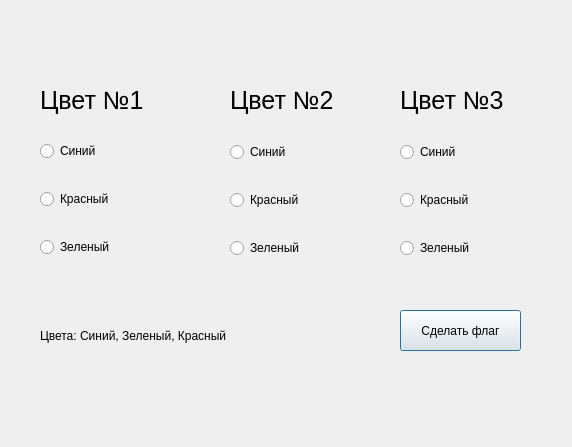
<?xml version="1.0" encoding="UTF-8"?>
<ui version="4.0">
 <class>Dialog</class>
 <widget class="QDialog" name="Dialog">
  <property name="geometry">
   <rect>
    <x>0</x>
    <y>0</y>
    <width>572</width>
    <height>447</height>
   </rect>
  </property>
  <property name="windowTitle">
   <string>Dialog</string>
  </property>
  <widget class="QLabel" name="label">
   <property name="geometry">
    <rect>
     <x>40</x>
     <y>80</y>
     <width>111</width>
     <height>41</height>
    </rect>
   </property>
   <property name="styleSheet">
    <string notr="true">font-size: 25px;</string>
   </property>
   <property name="text">
    <string>Цвет №1</string>
   </property>
  </widget>
  <widget class="QLabel" name="label_2">
   <property name="geometry">
    <rect>
     <x>230</x>
     <y>80</y>
     <width>111</width>
     <height>41</height>
    </rect>
   </property>
   <property name="styleSheet">
    <string notr="true">font-size: 25px;</string>
   </property>
   <property name="text">
    <string>Цвет №2</string>
   </property>
  </widget>
  <widget class="QLabel" name="label_3">
   <property name="geometry">
    <rect>
     <x>400</x>
     <y>80</y>
     <width>111</width>
     <height>41</height>
    </rect>
   </property>
   <property name="styleSheet">
    <string notr="true">font-size: 25px;</string>
   </property>
   <property name="text">
    <string>Цвет №3</string>
   </property>
  </widget>
  <widget class="QWidget" name="verticalLayoutWidget">
   <property name="geometry">
    <rect>
     <x>230</x>
     <y>120</y>
     <width>111</width>
     <height>161</height>
    </rect>
   </property>
   <layout class="QVBoxLayout" name="verticalLayout">
    <item>
     <widget class="QRadioButton" name="radioButton_5">
      <property name="text">
       <string>Синий</string>
      </property>
     </widget>
    </item>
    <item>
     <widget class="QRadioButton" name="radioButton_6">
      <property name="text">
       <string>Красный</string>
      </property>
     </widget>
    </item>
    <item>
     <widget class="QRadioButton" name="radioButton_4">
      <property name="text">
       <string>Зеленый</string>
      </property>
     </widget>
    </item>
   </layout>
  </widget>
  <widget class="QWidget" name="verticalLayoutWidget_2">
   <property name="geometry">
    <rect>
     <x>400</x>
     <y>120</y>
     <width>101</width>
     <height>161</height>
    </rect>
   </property>
   <layout class="QVBoxLayout" name="verticalLayout_2">
    <item>
     <widget class="QRadioButton" name="radioButton_9">
      <property name="text">
       <string>Синий</string>
      </property>
     </widget>
    </item>
    <item>
     <widget class="QRadioButton" name="radioButton_8">
      <property name="text">
       <string>Красный</string>
      </property>
     </widget>
    </item>
    <item>
     <widget class="QRadioButton" name="radioButton_7">
      <property name="text">
       <string>Зеленый</string>
      </property>
     </widget>
    </item>
   </layout>
  </widget>
  <widget class="QWidget" name="verticalLayoutWidget_3">
   <property name="geometry">
    <rect>
     <x>40</x>
     <y>119</y>
     <width>101</width>
     <height>161</height>
    </rect>
   </property>
   <layout class="QVBoxLayout" name="verticalLayout_3">
    <item>
     <widget class="QRadioButton" name="radioButton_2">
      <property name="text">
       <string>Синий</string>
      </property>
     </widget>
    </item>
    <item>
     <widget class="QRadioButton" name="radioButton_3">
      <property name="text">
       <string>Красный</string>
      </property>
     </widget>
    </item>
    <item>
     <widget class="QRadioButton" name="radioButton">
      <property name="text">
       <string>Зеленый</string>
      </property>
     </widget>
    </item>
   </layout>
  </widget>
  <widget class="QPushButton" name="pushButton">
   <property name="geometry">
    <rect>
     <x>400</x>
     <y>310</y>
     <width>121</width>
     <height>41</height>
    </rect>
   </property>
   <property name="text">
    <string>Сделать флаг</string>
   </property>
  </widget>
  <widget class="QLabel" name="label_4">
   <property name="geometry">
    <rect>
     <x>40</x>
     <y>320</y>
     <width>211</width>
     <height>31</height>
    </rect>
   </property>
   <property name="text">
    <string>Цвета: Синий, Зеленый, Красный</string>
   </property>
  </widget>
 </widget>
 <resources/>
 <connections/>
</ui>
